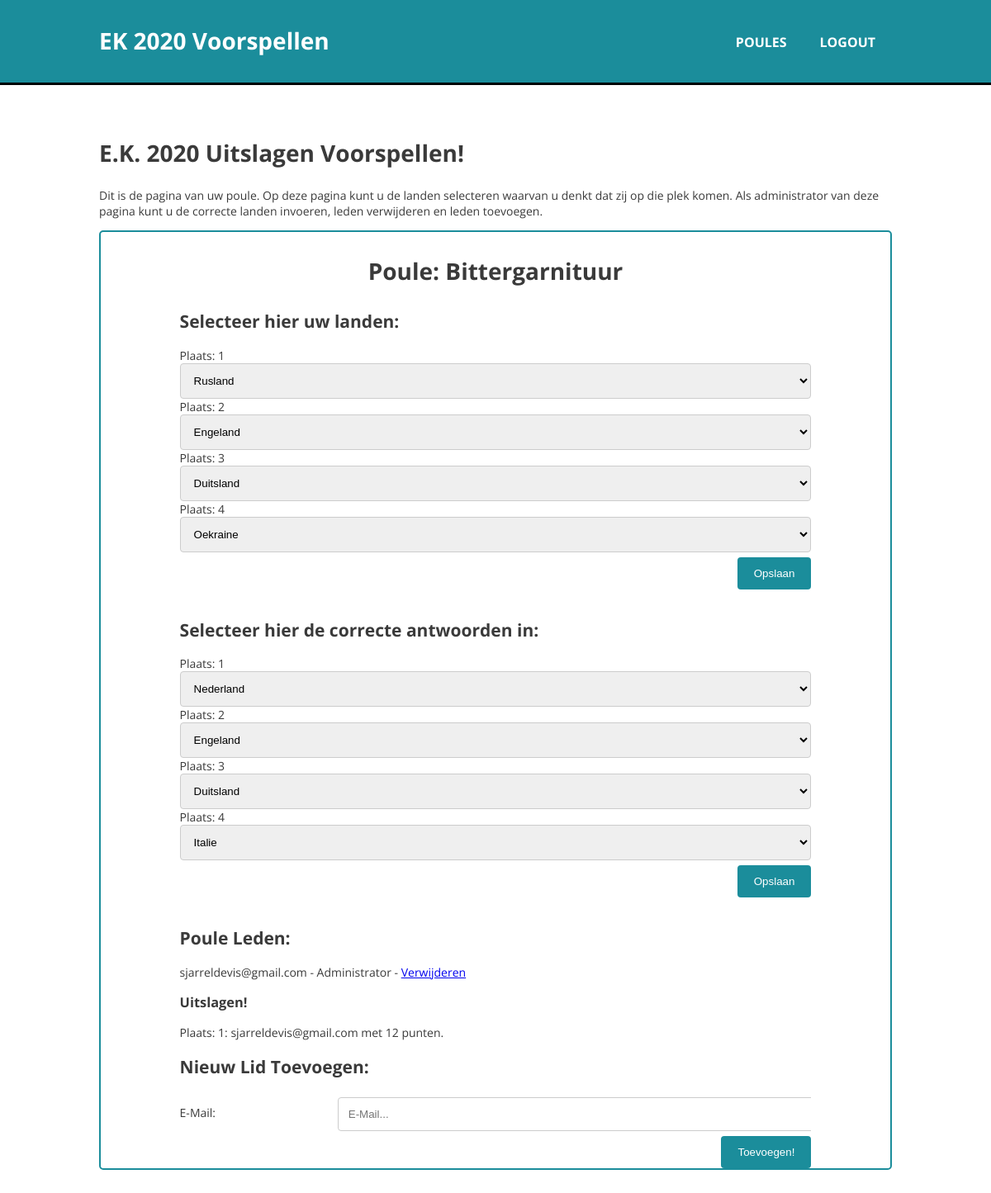
Screenshot of /poule.php?pouleId=46 (signed in) with the database file from the repository.
### tables this page shows
CREATE TABLE `poule` (
  `poule_id` int(11) NOT NULL,
  `poule_administrator_id` int(11) NOT NULL,
  `poule_name` varchar(60) NOT NULL,
  `correct_country_id_1` int(11) DEFAULT NULL,
  `correct_country_id_2` int(11) DEFAULT NULL,
  `correct_country_id_3` int(11) DEFAULT NULL,
  `correct_country_id_4` int(11) DEFAULT NULL
);

CREATE TABLE `user_poule` (
  `user_id` int(11) NOT NULL,
  `poule_id` int(11) NOT NULL,
  `user_sel_country_1` int(11) DEFAULT NULL,
  `user_sel_country_2` int(11) DEFAULT NULL,
  `user_sel_country_3` int(11) DEFAULT NULL,
  `user_sel_country_4` int(11) DEFAULT NULL,
  `points` int(3) NOT NULL DEFAULT '0'
);

CREATE TABLE `country` (
  `country_id` int(11) NOT NULL,
  `country_name` varchar(60) NOT NULL
);

CREATE TABLE `user` (
  `user_id` int(11) NOT NULL,
  `user_name` varchar(60) DEFAULT NULL,
  `user_email` varchar(100) NOT NULL,
  `user_password` varchar(120) NOT NULL
);

### assets/db/database.class.php (called while the page is built, shortened)
<?php
class Database {
	private $connection;
	public function connect() {
		$this->host = "localhost";
		$this->username = "mzuidema";
		$this->password = "A5f%jc49";
		$this->database = "ekApplicatie";
		$this->connection = new mysqli($this->host, $this->username, $this->password, $this->database);
		if($this->connection->connect_error) {
			die("Something went wrong");
		} else {
			return $this->connection;
		}
	}
	public function getConnection() {
		return $this->connection;
	}
}
?>

### assets/db/Poule/poule.inc.php (called while the page is built, shortened)
<?php
class Poule extends Database {
	protected function getPouleName($poule_id)
	{
		$sql = "SELECT poule_name FROM poule WHERE poule_id = $poule_id";
		$result = $this->getConnection()->query($sql);
        $rows = $result->num_rows;
        if ($rows > 0) {
            $data = $result->fetch_assoc();
            return $data;
        } else {
            return "No results found!";
        }
	}
	protected function getPouleAdmin($poule_id)
	{
		$sql = "SELECT poule_administrator_id FROM poule WHERE poule_id = $poule_id";
		$result = $this->connect()->query($sql);
        $rows = $result->num_rows;
        if ($rows > 0) {
            $row = $result->fetch_assoc();
            $data[] = $row;
            return $data;
        } else {
            return "No results found!";
        }
	}
	protected function getAllUsersFromPoule($poule_id)
	{
		$sql = "SELECT * FROM user LEFT JOIN user_poule ON user_poule.user_id = user.user_id WHERE user_poule.poule_id = $poule_id";
		$result = $this->getConnection()->query($sql);
        $rows = $result->num_rows;
        if ($rows > 0) {
            while ($row = $result->fetch_assoc()) {
                $data[] = $row;
            }
            return $data;
        } else {
            return null;
        }
	}
	protected function getSelectedCountryProcess($user_id, $poule_id, $number)
	{
		$sql = "SELECT user_sel_country_$number FROM user_poule WHERE user_id = $user_id AND poule_id = $poule_id";
		$result = $this->connect()->query($sql);
        $rows = $result->num_rows;
        if ($rows > 0) {
            $row = $result->fetch_assoc();
            $data[] = $row;
            return $data;
        } else {
            return  "No results found!";
        }
	}
	protected function countFirstCorrectCountry($poule_id)
	{
		$sql = "SELECT COUNT(poule.correct_country_id_1) AS count FROM poule WHERE poule.poule_id = $poule_id";
		$result = $this->connect()->query($sql);
        $row = $result->fetch_assoc();
        return $row;
	}
}
?>

### assets/db/Poule/pouleAction.inc.php (called while the page is built, shortened)
<?php
class pouleAction extends Poule {
	public function showPouleName($poule_id) {
		$data = $this->getPouleName($poule_id)['poule_name'];
		return $data;
	}
	public function isPouleAdmin($poule_id, $user_id)
	{
		$data = $this->getPouleAdmin($poule_id);
		if($data[0]['poule_administrator_id'] == $user_id) {
			return true;
		} else {
			return false;
		}
	}
	public function showAllUsersForPoule($poule_id)
	{
		$data = $this->getAllUsersFromPoule($poule_id);
		return $data;
	}
	public function getSelectedCountry($user_id, $poule_id, $number)
	{
		$data = $this->getSelectedCountryProcess($user_id, $poule_id, $number);
		return $data;
	}
	public function areCorrectCountriesFilled($poule_id)
	{
		if($data = $this->countFirstCorrectCountry($poule_id)['count'] > 0) {
			return true;
		} else {
			return false;
		}
	}
}
?>

### assets/db/Country/country.inc.php (called while the page is built, shortened)
<?php
class Country extends Database {
	protected function getCountryList()
	{
		$sql = "SELECT * FROM country";
		$result = $this->getConnection()->query($sql);
        $rows = $result->num_rows;
        if ($rows > 0) {
            while ($row = $result->fetch_assoc()) {
                $data[] = $row;
            }
            return $data;
        } else {
            return null;
        }
	}
    protected function getCorrectCountryList($number, $poule_id)
    {
        $sql = "SELECT correct_country_id_$number FROM poule WHERE poule_id = $poule_id";
        $result = $this->connect()->query($sql);
        $rows = $result->num_rows;
        if ($rows > 0) {
            $row = $result->fetch_assoc();
            $data[] = $row;
            return $data;
        } else {
            return  "No results found!";
        }
    }
}
?>

### assets/db/Country/countryAction.inc.php (called while the page is built, shortened)
<?php
class countryAction extends Country {
	public function countryList()
	{
		$data = $this->getCountryList();
		return $data;
	}
	public function getCorrectCountry($number, $poule_id)
	{
		$data = $this->getCorrectCountryList($number, $poule_id);
		return $data;
	}
}
?>

### assets/inc/functions.php (called while the page is built, shortened)
<?php
function sortArrayOnPoints($array) {
	$points = array_column($array, "points");
	array_multisort($points, SORT_DESC, $array);
	return $array;
}
?>

### poule.php (the view, shortened to what this page needs)
<?php
require_once 'assets/db/database.class.php';
require_once 'assets/db/User/user.inc.php';
require_once 'assets/db/Poule/poule.inc.php';
require_once 'assets/db/Poule/pouleAction.inc.php';
require_once 'assets/db/Country/country.inc.php';
require_once 'assets/db/Country/countryAction.inc.php';
require_once 'assets/inc/functions.php';
$poule = new pouleAction();
$countryAction = new countryAction();
if($_GET['pouleId'] != null) {
	$id = htmlspecialchars($_GET['pouleId'], ENT_QUOTES, 'UTF-8');
} else {
	Header("Location: home.php?mess=Er is iets foutgegaan bij het inladen van de poule, probeer het opnieuw!&color=red");
}
?>
<!DOCTYPE html>
<html lang="nl">
	<head>
	</head>
	<body>
		<?php require_once 'assets/inc/header.php'; ?>
		<main>
			<section id="banner">
				<div class="container">
					<h1>E.K. 2020 Uitslagen Voorspellen!</h1>
					<p id="banner-content">
						Dit is de pagina van uw poule. Op deze pagina kunt u de landen selecteren waarvan u denkt dat zij op die plek komen. Als administrator van deze pagina kunt u de correcte landen invoeren, leden verwijderen en leden toevoegen.
					</p>
				</div>
			</section>
			<section id="content">
				<div class="container">
					<section class="poule">
						<div class="container">
							<h1>Poule: <?= $poule->showPouleName($id); ?></h1>
							<h2>Selecteer hier uw landen:</h2>
							<form action="assets/proc/countrySelectProcess.php" method="POST">
								<div id="poule-country-grid">
									<?php
										for($i = 1; $i < 5; $i++) {
											$currentCountry = $poule->getSelectedCountry($_SESSION['user_id'], $id, $i)[0]["user_sel_country_$i"];
											echo "Plaats: " . $i;
											echo "<select name='country-" . $i . "'>";
											foreach($countryAction->countryList() as $country) {
												echo "<option value='" . $country['country_id'] . "'";
												if($currentCountry == $country['country_id']) {
													echo "selected";
												}
												echo ">";
												echo $country['country_name'];
												echo "</option>";
											}
											echo "</select>";
										}
									?>
								</div>
								<input type="submit" value="Opslaan" name="submitLogin" id="poule-country-btn">
							</form>
							<?php if($poule->isPouleAdmin($id, $_SESSION['user_id'])) : ?>
								<div id="poule-correct-country">
									<h2>Selecteer hier de correcte antwoorden in:</h2>
									<form action="assets/proc/correctCountrySelectProcess.php" method="POST">
										<div id="poule-country-grid">
											<?php
												for($i = 1; $i < 5; $i++) {
													$currentCountry = $countryAction->getCorrectCountry($i, $id)[0]["correct_country_id_$i"];
													echo "Plaats: " . $i;
													echo "<select name='correct_country_id_" . $i . "'>";
													foreach($countryAction->countryList() as $country) {
														echo "<option value='" . $country['country_id'] . "'";
														if($currentCountry == $country['country_id']) {
															echo "selected";
														}
														echo ">";
														echo $country['country_name'];
														echo "</option>";
													}
													echo "</select>";
												}
											?>
										</div>
										<input type="submit" value="Opslaan" name="submitLogin" id="poule-country-btn">
									</form>
							<?php endif; ?>
							<div id="poule-table">
								<h2>Poule Leden:</h2>
								<ul>
									<?php foreach($poule->showAllUsersForPoule($id) as $user) : ?>
										<li><?php echo $user['user_email']; ?>
										<?php if($poule->isPouleAdmin($id, $user['user_id'])) : ?>
											- Administrator
										<?php endif; ?>
										<?php if($poule->isPouleAdmin($id, $_SESSION['user_id'])) : ?>
											- <a href="assets/proc/deleteMember.php?user_id=<?php echo $user['user_id']; ?>&poule_id=<?php echo $id; ?>">Verwijderen</a></li>
										<?php endif; ?>
									<?php endforeach; ?>
								</ul>
								<?php if($poule->areCorrectCountriesFilled($id)) : ?>
								<h3>Uitslagen!</h3>
								<ul>
									<?php $members = sortArrayOnPoints($poule->showAllUsersForPoule($id)); foreach($members as $key => $member) : ?>
										<li>Plaats: <?= $key + 1; ?>: <?= $member['user_email']; ?> met <?= $member['points']; if($member['points'] == 1) { echo " punt"; } else { echo " punten"; }?>.</li>
									<?php endforeach; ?>
								</ul>
								<?php endif; ?>
							</div>
							<?php if($poule->isPouleAdmin($id, $_SESSION['user_id'])) : ?>
								<h2>Nieuw Lid Toevoegen:</h2>
								<form action="assets/proc/createMemberForPoule.php" method="POST" name="createPoulePost">
									<div class="row">
										<div class="col-25">
											<label for="userPouleName">E-Mail:</label>
										</div>
										<div class="col-75">
											<input type="email" id="userEmail" name="userEmail" placeholder="E-Mail..." maxlength="100" required="true">
										</div>
									</div>
									<div class="row">
								    	<input type="submit" value="Toevoegen!" name="submitNewMember">
								  	</div>
								</form>
							<?php endif; ?>
						</div>
					</section>
				</div>
			</section>
		</main>
	</body>
</html>

### assets/inc/header.php
<header>
    <div class="container">
        <div id="branding">
            <h1>EK 2020 Voorspellen</h1>
        </div>
        <nav>
            <ul>
                <?php if(isset($_SESSION['user_id'])) : ?>
                <li><a href="home.php">Poules</a></li>
                <li><a href="assets/db/logout.php">Logout</a></li>
                <?php else : ?>
                <li><a href="index.php">Thuis</a></li>
                <?php endif; ?>
            </ul>
        </nav>
    </div>
</header>

### assets/css/main.css (style rules this page uses)
body { font-size: 14px; font-family: 'Open Sans', sans-serif; margin: 0; padding: 0; color: #3a3a3a; }
.container { width: 80%; margin: auto; overflow: hidden; }
ul { margin: 0; padding: 0; }
main { margin-top: 5vh; }
input[type=text], select, textarea { width: 100%; padding: 12px; border: 1px solid #ccc; border-radius: 4px; resize: vertical; }
label { padding: 12px 12px 12px 0; display: inline-block; }
input[type=submit] { margin-top: 6px; background-color: #1b8d9b; color: white; padding: 12px 20px; border: none; border-radius: 4px; cursor: pointer; float: right; }
input[type=text], input[type=password], input[type=email], select, textarea { width: 100%; padding: 12px; border: 1px solid #ccc; border-radius: 4px; resize: vertical; }
.col-25 { float: left; width: 25%; margin-top: 3px; }
.col-75 { float: left; width: 75%; margin-top: 6px; }
.row:after { content: ""; display: table; clear: both; }
header { background: #1b8d9b; color: #fff; padding-top:30px; min-height:70px; border-bottom:#000000 3px solid; }
header a { color:#fff; text-decoration:none; text-transform: uppercase; font-size:16px; }
header li { float:left; display:inline; padding: 0 20px 0 20px; }
header #branding { float:left; }
header #branding h1 { margin:0; }
header nav { float:right; margin-top:10px; }
header , header .current a { font-weight:bold; }
#banner h1 { font-size: 2em; }
.poule { border: 2px solid #1b8d9b; border-radius: 5px; margin-bottom: 50px; }
.poule h1 { font-size: 2em; text-align: center; }
#poule-country-grid { display: grid; grid-template-columns: 60px auto 60px auto 60px auto 60px auto; grid-gap: 20px; }
#poule-correct-country { margin-top: 10vh; }
#poule-table { margin-top: 10vh; }
@media (max-width: 1220px) { #poule-country-grid { display: block; margin-top: 10px; } }

### rows the page displays
poule: poule_name "Bittergarnituur", correct_country_id_1 "Nederland", correct_country_id_2 "Engeland", correct_country_id_3 "Duitsland", correct_country_id_4 "Italie"
user_poule: user_sel_country_1.country_name "Rusland", user_sel_country_2.country_name "Engeland", user_sel_country_3.country_name "Duitsland", user_sel_country_4.country_name "Oekraine"
user: user_email "sjarreldevis@gmail.com", user_poule.points "12"
